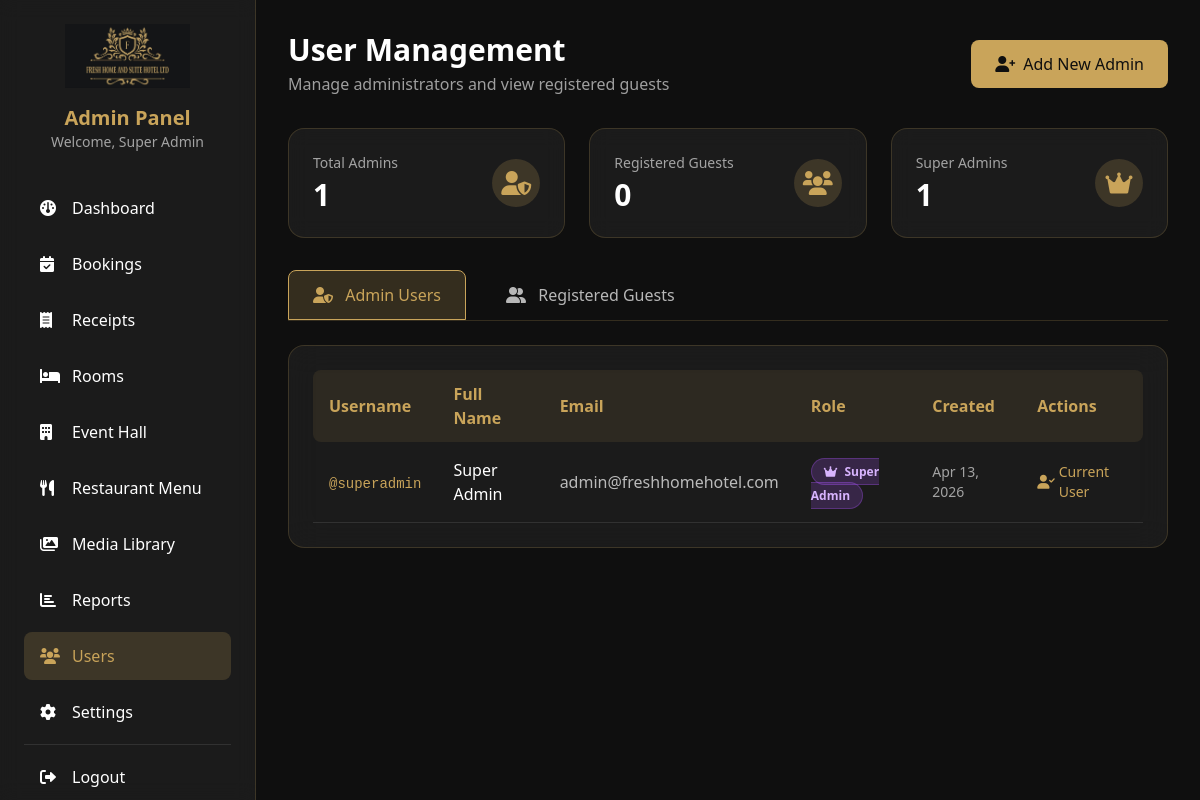
The page /admin/users.php (signed in) on the database its author committed.
### tables this page shows
CREATE TABLE users (
    id INT PRIMARY KEY AUTO_INCREMENT,
    username VARCHAR(50) UNIQUE,
    email VARCHAR(100) UNIQUE,
    password VARCHAR(255),
    full_name VARCHAR(100),
    phone VARCHAR(20),
    address TEXT,
    role ENUM('super_admin', 'front_desk', 'kitchen', 'hall_manager') DEFAULT 'front_desk',
    created_at TIMESTAMP DEFAULT CURRENT_TIMESTAMP
);

### admin/users.php (the view, shortened to what this page needs)
<?php
require_once '../config/config.php';
$stmt = $pdo->query("SELECT * FROM users ORDER BY role, full_name");
$users = $stmt->fetchAll();
$stats = [
    'total_admins' => count($users),
    'total_guests' => $pdo->query("SELECT COUNT(*) FROM guests")->fetchColumn(),
    'super_admins' => $pdo->query("SELECT COUNT(*) FROM users WHERE role = 'super_admin'")->fetchColumn()
];
?>
<!DOCTYPE html>
<html lang="en">
<head>
    <script src="https://cdn.tailwindcss.com"></script>
    <link rel="stylesheet" href="https://cdnjs.cloudflare.com/ajax/libs/font-awesome/6.0.0-beta3/css/all.min.css">
    <link href="https://unpkg.com/aos@2.3.1/dist/aos.css" rel="stylesheet">
</head>
<body>
    <div class="flex h-screen">
        <div class="sidebar w-64 text-white p-6 overflow-y-auto">
            <div class="text-center mb-8">
                <img src="../assets/images/logo.png" alt="Logo" class="h-16 mx-auto mb-4">
                <h2 class="text-xl font-bold text-[#C9A45A]">Admin Panel</h2>
                <p class="text-sm text-white/60">Welcome, <?php echo htmlspecialchars($_SESSION['admin_name']); ?></p>
            </div>
            <nav class="space-y-2">
                <a href="dashboard.php" class="flex items-center space-x-3 px-4 py-3 rounded-lg hover:bg-[#C9A45A]/10 hover:text-[#C9A45A] transition">
                    <i class="fas fa-dashboard w-5"></i>
                    <span>Dashboard</span>
                </a>
                <a href="bookings.php" class="flex items-center space-x-3 px-4 py-3 rounded-lg hover:bg-[#C9A45A]/10 hover:text-[#C9A45A] transition">
                    <i class="fas fa-calendar-check w-5"></i>
                    <span>Bookings</span>
                </a>
                <a href="receipts.php" class="flex items-center space-x-3 px-4 py-3 rounded-lg hover:bg-[#C9A45A]/10 hover:text-[#C9A45A] transition">
                    <i class="fas fa-receipt w-5"></i>
                    <span>Receipts</span>
                </a>
                <a href="rooms.php" class="flex items-center space-x-3 px-4 py-3 rounded-lg hover:bg-[#C9A45A]/10 hover:text-[#C9A45A] transition">
                    <i class="fas fa-bed w-5"></i>
                    <span>Rooms</span>
                </a>
                <a href="hall.php" class="flex items-center space-x-3 px-4 py-3 rounded-lg hover:bg-[#C9A45A]/10 hover:text-[#C9A45A] transition">
                    <i class="fas fa-building w-5"></i>
                    <span>Event Hall</span>
                </a>
                <a href="menu.php" class="flex items-center space-x-3 px-4 py-3 rounded-lg hover:bg-[#C9A45A]/10 hover:text-[#C9A45A] transition">
                    <i class="fas fa-utensils w-5"></i>
                    <span>Restaurant Menu</span>
                </a>
                <a href="media.php" class="flex items-center space-x-3 px-4 py-3 rounded-lg hover:bg-[#C9A45A]/10 hover:text-[#C9A45A] transition">
                    <i class="fas fa-images w-5"></i>
                    <span>Media Library</span>
                </a>
                <a href="reports.php" class="flex items-center space-x-3 px-4 py-3 rounded-lg hover:bg-[#C9A45A]/10 hover:text-[#C9A45A] transition">
                    <i class="fas fa-chart-bar w-5"></i>
                    <span>Reports</span>
                </a>
                <a href="users.php" class="flex items-center space-x-3 px-4 py-3 rounded-lg bg-[#C9A45A]/20 text-[#C9A45A]">
                    <i class="fas fa-users w-5"></i>
                    <span>Users</span>
                </a>
                <a href="settings.php" class="flex items-center space-x-3 px-4 py-3 rounded-lg hover:bg-[#C9A45A]/10 hover:text-[#C9A45A] transition">
                    <i class="fas fa-cog w-5"></i>
                    <span>Settings</span>
                </a>
                <hr class="border-white/10 my-4">
                <a href="logout.php" class="flex items-center space-x-3 px-4 py-3 rounded-lg hover:bg-red-500/10 hover:text-red-500 transition">
                    <i class="fas fa-sign-out-alt w-5"></i>
                    <span>Logout</span>
                </a>
            </nav>
        </div>
        <div class="flex-1 overflow-y-auto p-8">
            <div class="flex justify-between items-center mb-8">
                <div>
                    <h1 class="text-3xl font-bold text-white">User Management</h1>
                    <p class="text-white/60 mt-1">Manage administrators and view registered guests</p>
                </div>
                <button onclick="showAddUserModal()"
                        class="bg-[#C9A45A] hover:bg-[#A8843F] text-[#0F0F0F] px-6 py-3 rounded-lg transition font-medium flex items-center">
                    <i class="fas fa-user-plus mr-2"></i> Add New Admin
                </button>
            </div>
            <div class="grid grid-cols-1 md:grid-cols-3 gap-6 mb-8">
                <div class="stat-card rounded-2xl p-6" data-aos="fade-up">
                    <div class="flex items-center justify-between">
                        <div>
                            <p class="text-white/60 text-sm">Total Admins</p>
                            <p class="text-3xl font-bold text-white mt-1"><?php echo $stats['total_admins']; ?></p>
                        </div>
                        <div class="w-12 h-12 bg-[#C9A45A]/20 rounded-full flex items-center justify-center">
                            <i class="fas fa-user-shield text-2xl text-[#C9A45A]"></i>
                        </div>
                    </div>
                </div>
                <div class="stat-card rounded-2xl p-6" data-aos="fade-up" data-aos-delay="100">
                    <div class="flex items-center justify-between">
                        <div>
                            <p class="text-white/60 text-sm">Registered Guests</p>
                            <p class="text-3xl font-bold text-white mt-1"><?php echo $stats['total_guests']; ?></p>
                        </div>
                        <div class="w-12 h-12 bg-[#C9A45A]/20 rounded-full flex items-center justify-center">
                            <i class="fas fa-users text-2xl text-[#C9A45A]"></i>
                        </div>
                    </div>
                </div>
                <div class="stat-card rounded-2xl p-6" data-aos="fade-up" data-aos-delay="200">
                    <div class="flex items-center justify-between">
                        <div>
                            <p class="text-white/60 text-sm">Super Admins</p>
                            <p class="text-3xl font-bold text-white mt-1"><?php echo $stats['super_admins']; ?></p>
                        </div>
                        <div class="w-12 h-12 bg-[#C9A45A]/20 rounded-full flex items-center justify-center">
                            <i class="fas fa-crown text-2xl text-[#C9A45A]"></i>
                        </div>
                    </div>
                </div>
            </div>
            <div class="mb-6 border-b border-[#C9A45A]/20">
                <div class="flex space-x-4">
                    <button onclick="showTab('admins')" class="tab-btn active px-6 py-3 rounded-t-lg font-medium">
                        <i class="fas fa-user-shield mr-2"></i> Admin Users
                    </button>
                    <button onclick="showTab('guests')" class="tab-btn px-6 py-3 rounded-t-lg font-medium text-white/70 hover:text-[#C9A45A]">
                        <i class="fas fa-user-friends mr-2"></i> Registered Guests
                    </button>
                </div>
            </div>
            <div id="adminsTab" class="tab-content">
                <div class="bg-white/5 backdrop-blur-lg border border-[#C9A45A]/20 rounded-2xl p-6">
                    <div class="overflow-x-auto">
                        <table class="w-full text-white">
                            <thead class="table-header">
                                <tr>
                                    <th class="text-left py-3 px-4 rounded-l-lg">Username</th>
                                    <th class="text-left py-3 px-4">Full Name</th>
                                    <th class="text-left py-3 px-4">Email</th>
                                    <th class="text-left py-3 px-4">Role</th>
                                    <th class="text-left py-3 px-4">Created</th>
                                    <th class="text-left py-3 px-4 rounded-r-lg">Actions</th>
                                </tr>
                            </thead>
                            <tbody>
                                <?php foreach($users as $user): ?>
                                <tr class="table-row border-b border-white/10">
                                    <td class="py-4 px-4">
                                        <span class="font-mono text-sm text-[#C9A45A]">@<?php echo htmlspecialchars($user['username']); ?></span>
                                    </td>
                                    <td class="py-4 px-4">
                                        <div class="font-medium"><?php echo htmlspecialchars($user['full_name']); ?></div>
                                    </td>
                                    <td class="py-4 px-4 text-white/70"><?php echo htmlspecialchars($user['email']); ?></td>
                                    <td class="py-4 px-4">
                                        <span class="px-3 py-1 rounded-full text-xs font-semibold
                                            <?php
                                            switch($user['role']) {
                                                case 'super_admin':
                                                    echo 'bg-purple-500/20 text-purple-300 border border-purple-500/30';
                                                    break;
                                            }
                                            ?>">
                                            <?php
                                            switch($user['role']) {
                                                case 'super_admin':
                                                    echo '<i class="fas fa-crown mr-1"></i> Super Admin';
                                                    break;
                                            }
                                            ?>
                                        </span>
                                    </td>
                                    <td class="py-4 px-4 text-white/60 text-sm">
                                        <?php echo date('M d, Y', strtotime($user['created_at'])); ?>
                                    </td>
                                    <td class="py-4 px-4">
                                        <?php if($user['id'] != $_SESSION['admin_id']): ?>
                                        <div class="flex space-x-3">
                                            <button onclick="showEditUserModal(<?php echo htmlspecialchars(json_encode($user)); ?>)"
                                                    class="text-blue-400 hover:text-blue-300 transition" title="Edit User">
                                                <i class="fas fa-edit"></i>
                                            </button>
                                            <button onclick="showDeleteUserModal(<?php echo $user['id']; ?>, '<?php echo htmlspecialchars($user['full_name']); ?>')"
                                                    class="text-red-400 hover:text-red-300 transition" title="Delete User">
                                                <i class="fas fa-trash"></i>
                                            </button>
                                        </div>
                                        <?php else: ?>
                                        <span class="text-[#C9A45A] text-sm flex items-center">
                                            <i class="fas fa-user-check mr-1"></i> Current User
                                        </span>
                                        <?php endif; ?>
                                    </td>
                                </tr>
                                <?php endforeach; ?>
                            </tbody>
                        </table>
                    </div>
                </div>
            </div>
        </div>
    </div>
</body>
</html>

### admin/users.php (style rules this page uses)
body { background: #0F0F0F; min-height: 100vh; }
.sidebar { background: rgba(255, 255, 255, 0.05); backdrop-filter: blur(10px); border-right: 1px solid rgba(201, 164, 90, 0.2); }
.stat-card { background: rgba(255, 255, 255, 0.05); backdrop-filter: blur(10px); border: 1px solid rgba(201, 164, 90, 0.2); transition: all 0.3s ease; }
.tab-btn { transition: all 0.3s ease; }
.tab-btn.active { background: rgba(201, 164, 90, 0.2); color: #C9A45A; border: 1px solid #C9A45A; }
.table-header { background: rgba(201, 164, 90, 0.1); color: #C9A45A; }
.table-row { transition: all 0.3s ease; }

### rows shown on the page
users: username "superadmin", full_name "Super Admin", email "admin@freshhomehotel.com", role "super_admin" (drawn), created_at "Apr 13, 2026", shows "Current User"

### other values the page prints
$_SESSION['admin_name'] "Super Admin"
$stats['total_admins'] "1"
$stats['total_guests'] "0"
$stats['super_admins'] "1"
